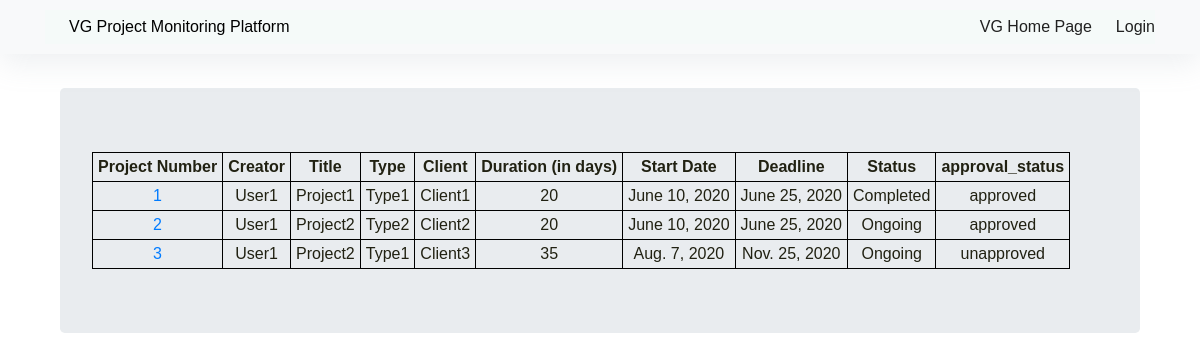
Page /projects/all on the committed database.
### projects/models.py (models this page shows, shortened)
class Project(models.Model):
    creator = models.ForeignKey('auth.User',on_delete=models.CASCADE)
    title = models.CharField(max_length=100)
    type = models.CharField(max_length=100)
    client = models.ForeignKey('client',on_delete=models.CASCADE)
    definition = models.TextField(null=True)
    duration_in_days = models.PositiveIntegerField()
    start_date = models.DateField(null=True)
    deadline = models.DateField(null=True)
    notes = models.TextField(null=True)
    STATUS_CHOICE = (('Completed','Completed'),('Ongoing','Ongoing'))
    status = models.CharField(max_length=9,choices=STATUS_CHOICE,blank=False)
    APPROVAL_STATUS = (('approved','approved'),('unapproved','unapproved'))
    approval_status = models.CharField(max_length=10,choices=APPROVAL_STATUS,blank=False)

class Client(models.Model):
    creator = models.ForeignKey('auth.User',on_delete=models.CASCADE)
    name = models.CharField(max_length=100)
    contact_person = models.CharField(max_length=100)
    address = models.CharField(max_length=150)
    phone = models.CharField(max_length=12)
    notes = models.TextField(null=True)
    def __str__(self):
        return self.name

### projects/views.py (the view)
# urls.py: path('projects/all',views.ProjectAllListView.as_view(),name='project_list_all'),
class ProjectAllListView(ListView):
    model = Project
    template_name = 'projects/project_list_all.html'
    def get_queryset(self):
        return Project.objects.all()

### projects/templates/projects/project_list_all.html (shortened to what this page needs)
{% extends "projects/base.html" %}
{% block content %}
<br>
<br>
<div class="container">
  <br>
  <div class="jumbotron">
    <div class="centerstage">
        <table>
          <thead>
            <td id='tablehead'>Project Number</td>
            <td id='tablehead'>Creator</td>
            <td id='tablehead'>Title</td>
            <td id='tablehead'>Type</td>
            <td id='tablehead'>Client</td>
            <td id='tablehead'>Duration (in days)</td>
            <td id='tablehead'>Start Date</td>
            <td id='tablehead'>Deadline</td>
            <td id='tablehead'>Status</td>
            <td id='tablehead'>approval_status</td>
          </thead>
          {% for project in object_list %}
          <tr>
            <td id='tablerow'> <a href="{% url 'project_detail' pk=project.pk %}">{{project.id}}</a> </td>
            <td id='tablerow'>{{project.creator}}</td>
            <td id='tablerow'>{{project.title}}</td>
            <td id='tablerow'>{{project.type}}</td>
            <td id='tablerow'>{{project.client}}</td>
            <td id='tablerow'>{{project.duration_in_days}}</td>
            <td id='tablerow'>{{project.start_date}}</td>
            <td id='tablerow'>{{project.deadline}}</td>
            <td id='tablerow'>{{project.status}}</td>
            <td id='tablerow'>{{project.approval_status}}</td>
          </tr>
          {% endfor %}
        </table>
    </div>
  </div>
</div>
{% endblock %}

### projects/templates/projects/base.html (shortened to what this page needs)
<!DOCTYPE html>
{% load static %}
<html lang="en" dir="ltr">
  <head>
    <link rel="stylesheet" href="https://stackpath.bootstrapcdn.com/bootstrap/4.1.3/css/bootstrap.min.css">
    <link href="https://maxcdn.bootstrapcdn.com/font-awesome/4.7.0/css/font-awesome.min.css" rel="stylesheet">
    <link rel="stylesheet" href="{% static 'css/site.css' %}">
  </head>
  <body class="hero-anime">
  	<div class="navigation-wrap bg-light start-header start-style">
  		<div class="container">
  			<div class="row">
  				<div class="col-12">
  					<nav class="navbar navbar-expand-md navbar-dark">
               <a id='title' class="nav-item pl-4 pl-md-0 ml-0 ml-md-4" href="{% url 'project_list_all' %}">VG Project Monitoring Platform</a>
  						<div class="collapse navbar-collapse" id="navbarSupportedContent">
  							<ul class="navbar-nav ml-auto py-4 py-md-0">
                  {% if user.is_authenticated %}
                  <li class="nav-item pl-4 pl-md-0 ml-0 ml-md-4"><a class="nav-link" href="https://www.vgengineering.com/">VG Home Page</a></li>
                  <li class="nav-item pl-4 pl-md-0 ml-0 ml-md-4"><a class="nav-link" href="{% url 'logout' %}">Logout</a></li>
  								<li class="nav-item pl-4 pl-md-0 ml-0 ml-md-4"><a class="nav-link" href="#">Welcome: {{ user.username }}</a></li>
                  {% else %}
                  <li class="nav-item pl-4 pl-md-0 ml-0 ml-md-4"><a class="nav-link" href="https://www.vgengineering.com/">VG Home Page</a></li>
                  <li class="nav-item pl-4 pl-md-0 ml-0 ml-md-4"><a class="nav-link" href="{% url 'login' %}">Login</a></li>
                  {% endif %}
                </ul>
  						</div>
  					</nav>
  				</div>
  			</div>
  		</div>
  	</div>
        <div class="container">
          {% block content %}
          {% endblock %}
        </div>
  </body>
</html>

### projects/static/css/site.css (style rules this page uses)
#tablehead { border: solid black 1px; width: auto; height: auto; font-weight: bold; padding:2px; padding-right: 5px; padding-left: 5px; text-align: center; }
#tablerow { border: solid black 1px; width: auto; height: auto; font-weight: normal; padding:2px; padding-right: 5px; padding-left: 5px; text-align: center; }
#title { color: black; }
body { font-family: 'Poppins', sans-serif; font-size: 16px; line-height: 24px; font-weight: 400; color: #212112; background-image: url('https://s3-us-west-2.amazonaws.com/s.cdpn.io/1462889/pat-back.svg'); background-position: center; background-repeat: repeat; background-size: 7%; background-color: #fff; overflow-x: hidden; transition: all 200ms linear; }
.start-header { opacity: 1; transform: translateY(0); padding: 10px 0; box-shadow: 0 10px 30px 0 rgba(138, 155, 165, 0.15); -webkit-transition : all 0.3s ease-out; transition : all 0.3s ease-out; }
.navigation-wrap { position: fixed; width: 100%; top: 0; left: 0; z-index: 1000; -webkit-transition : all 0.3s ease-out; transition : all 0.3s ease-out; }
.navbar { padding: 0; background-color: #f5faf9; }
.nav-link { color: #212121 !important; font-weight: 500; transition: all 200ms linear; }
.nav-link { position: relative; padding: 5px 0 !important; display: inline-block; }
.nav-item:after { position: absolute; bottom: -5px; left: 0; width: 100%; height: 2px; content: ''; background-color: #8167a9; opacity: 0; transition: all 200ms linear; }
.nav-item { position: relative; transition: all 200ms linear; }
.centerstage { margin-left: auto; margin-right: auto; }

### rows in the picture
Project: id "1", creator "User1", title "Project1", type "Type1", client "Client1", duration_in_days "20", start_date "June 10, 2020", deadline "June 25, 2020", status "Completed", approval_status "approved"
Project: id "2", creator "User1", title "Project2", type "Type2", client "Client2", duration_in_days "20", start_date "June 10, 2020", deadline "June 25, 2020", status "Ongoing", approval_status "approved"
Project: id "3", creator "User1", title "Project2", type "Type1", client "Client3", duration_in_days "35", start_date "Aug. 7, 2020", deadline "Nov. 25, 2020", status "Ongoing", approval_status "unapproved"
